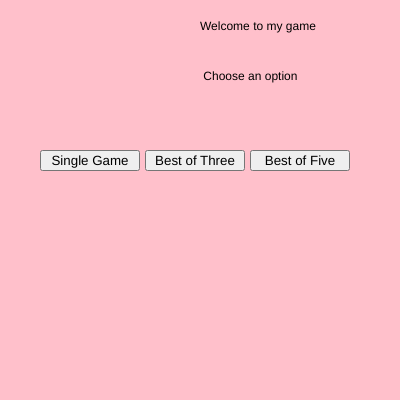
Frame 1 (no input)
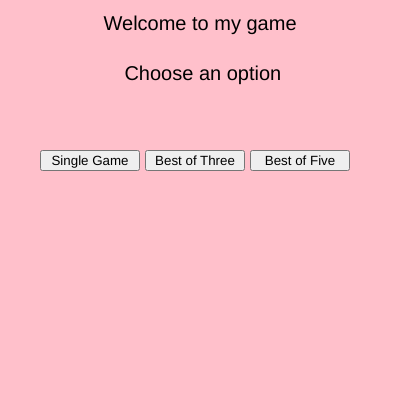
Frame 60 (no input)
Frame 120 (the mouse pressed at the canvas centre since frame 60): identical to frame 60, image omitted

The p5.js sketch that drew these frames (run headless with seeded random() and noise() and a simulated clock; from frame 60 on, the mouse is pressed at the canvas centre):

// p5.js sketch
// ── sketch.js

let btnRock, btnPaper, btnScissor, btnGame, btnGame3, btnGame5
//variable for text 
let txtWelcome, txtInsert, txtResult
txtWelcome="Welcome to my game"
txtInsert=" Choose an option"
txtResult=""

let RndNumber;
let notes="Welcome to my game, Choose your option"
let result=""

//button end the game and replay
let btnReplay, btnEndGame

//variable for computer choice 
let compOpt

function setup() {
  createCanvas(400, 400);
  RndNumber = round (random(0.5,3.5))
  
  btnGame = createButton('Single Game')
  btnGame.position (40,150)
  btnGame.style('width', '100px')
  btnGame.mousePressed(NewGame)
  
  btnGame3 = createButton('Best of Three')
  btnGame3.position(145,150)
  btnGame3.style('width', '100px')
  btnGame3.mousePressed(showRPS)
  
  btnGame5 = createButton('Best of Five')
  btnGame5.position(250,150)
  btnGame5.style('width', '100px')
  btnGame5.mousePressed(showRPS)
  
  btnRock = createButton('Rock')
  btnRock.position (50,200)
  btnRock.hide()
  btnRock.mousePressed(CompareRock)
  
  btnPaper = createButton('Paper')
  btnPaper.position(145,200)
  btnPaper.hide()
  btnPaper.mousePressed(ComparePaper)
  
  btnScissor = createButton('Scissor')
  btnScissor.position(250,200)
  btnScissor.hide()
  btnScissor.mousePressed(CompareScissor)
  
  //button for replay and end
  btnReplay = createButton('Replay')
  btnReplay.position(100,350)
  btnReplay.hide()
  btnReplay.mousePressed(NewGame)
  
  btnEnd = createButton('End')
  btnEnd.position(250,350)
  btnEnd.hide()
  
  //reset random number compOpt
  
}

function draw() {
  background("pink");
text(txtWelcome, 200,30)
text(txtInsert, 200,80)
  text(txtResult, 200,300)
  textAlign(CENTER)
  textSize(20)
  

  
  }
function showRPS()
{
  txtInsert="Choose either Rock, Paper, Scissors"
  txtResult=""
  
  //hide game options
  btnGame.hide()
  btnGame3.hide()
  btnGame5.hide()
  
  //show rock paper scissors button
  btnRock.show()
  btnPaper.show()
  btnScissor.show()

  }
function CompareRock()
{
  if (compOpt == 1)
    {
      txtResult = "It's Draw"
    }
  else if (compOpt == 2)
    {
     txtResult = "Computer Wins"
    }
  else
    {
     txtResult = "You Won" 
    }
  showResult()
}
function ComparePaper()
{
  if (compOpt == 1)
    {
      txtResult = "You Won"
    }
  else if (compOpt == 2)
    {
     txtResult = "It's a Draw"
    }
  else
    {
     txtResult = "Computer Wins" 
    }
  showResult()
}
function CompareScissor()
{
  if (compOpt == 1)
    {
      txtResult = "Computer Wins"
    }
  else if (compOpt == 2)
    {
     txtResult = "You Won"
    }
  else
    {
     txtResult = "It's Draw" 
    }
  showResult()
}

function NewGame()
{
  compOpt =round(random(0.5,3.5))
   showRPS();
  btnReplay.hide()
  btnEnd.hide()
  
}
function showResult()
{
  btnRock.hide()
  btnPaper.hide()
  btnScissor.hide()
  
  txtInst =""
  
  btnReplay.show()
  btnEnd.show()
}
